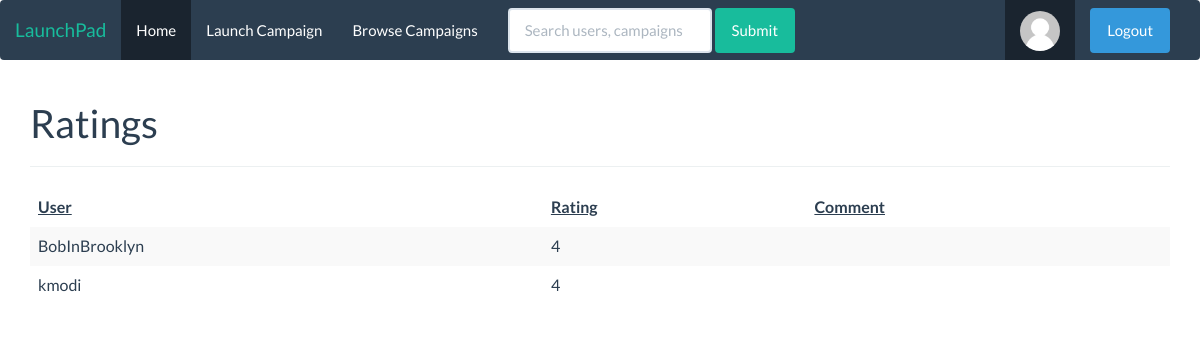
The app's page /project_ratings.php?id=p3 (signed in) with its own data.
### tables this page shows
CREATE TABLE `ratings` (
  `uname` varchar(45) NOT NULL,
  `pname` varchar(45) NOT NULL,
  `rating` int(11) DEFAULT NULL
);

### project_ratings.php (the view, shortened to what this page needs)
<html>
<head>
    <link href="https://maxcdn.bootstrapcdn.com/bootswatch/3.3.7/flatly/bootstrap.min.css" rel="stylesheet">
</head>
<body>
<?php
require 'navbar.php';
$pname = $_GET['id'];
$sqlquery_ratings = $conn->query("select * from ratings where pname = '$pname' and rating IS NOT NULL");
?>
<div class="container">
<h1>Ratings</h1>
<hr>
<table class="table table-striped table-hover ">
    <thead>
      <tr>
        <th><u>User</u></th>
        <th><u>Rating</u></th>
        <th><u>Comment</u></th>
      </tr>
    </thead>
    <tbody>
      <?php
        while($row_ratings = mysqli_fetch_array($sqlquery_ratings))
        {
          echo '<tr>
            <td>'.$row_ratings['uname'].'</td>
            <td>'.$row_ratings['rating'].'</td>
            <td>'.$row_ratings['comment'].'</td>';
            echo '</tr>';
        }
      ?>
    </tbody>
  </table>
</div>
</body>
</html>

### records on screen
ratings: uname "BobInBrooklyn", rating "4"
ratings: uname "kmodi", rating "4"
